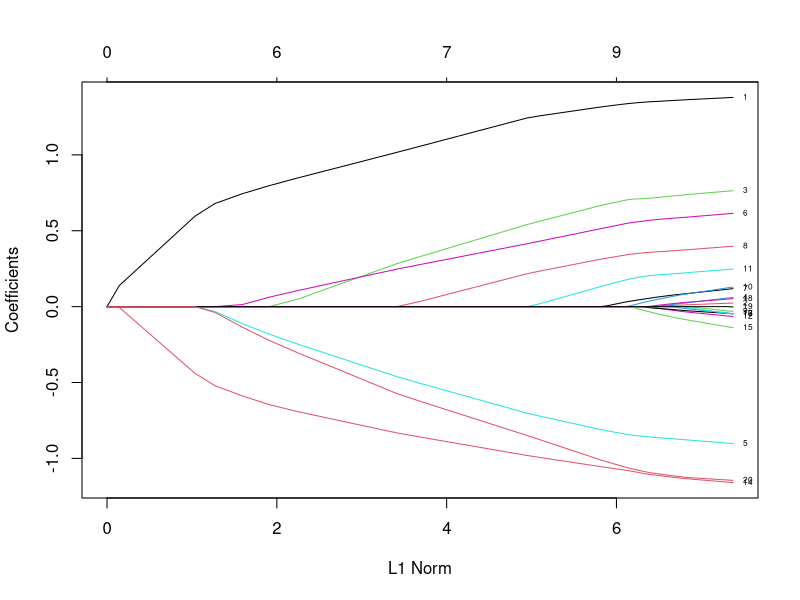
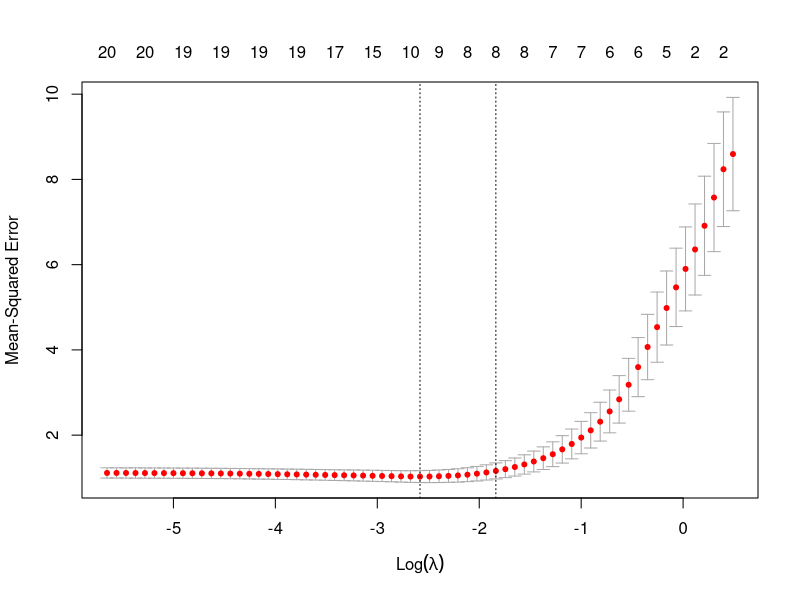
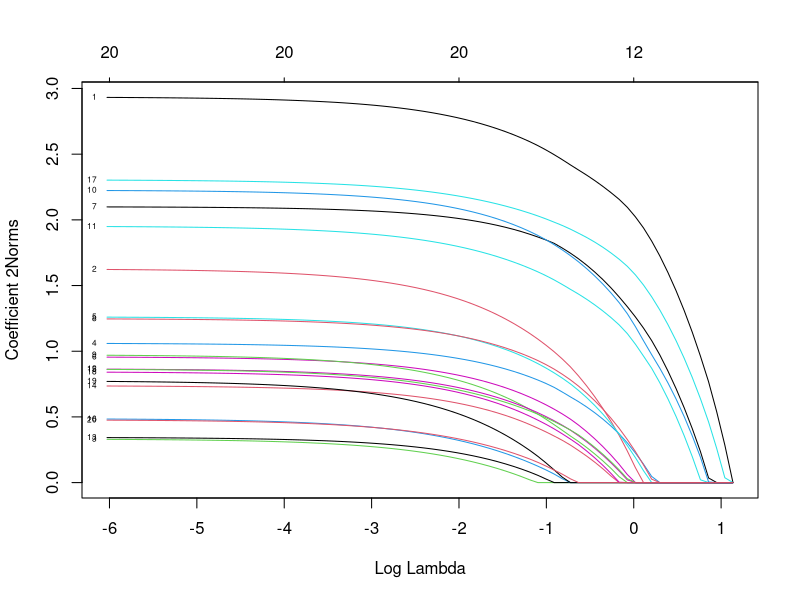
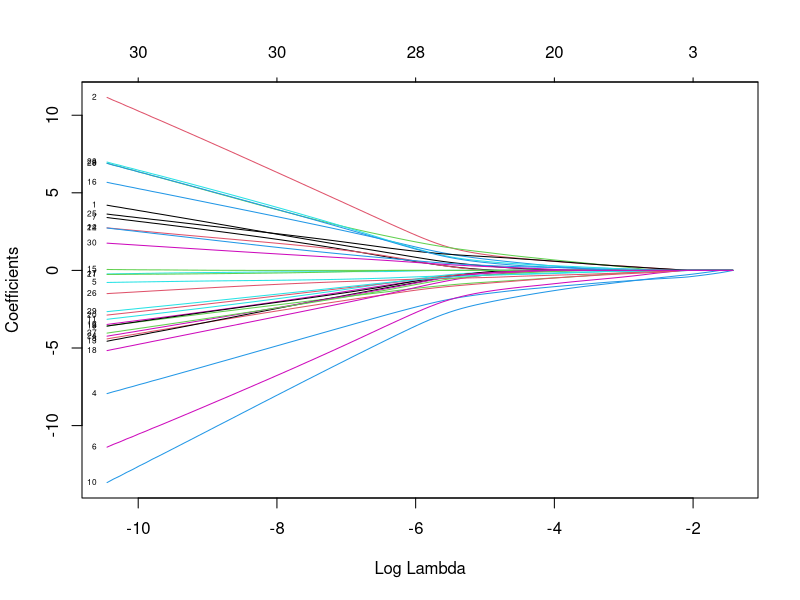
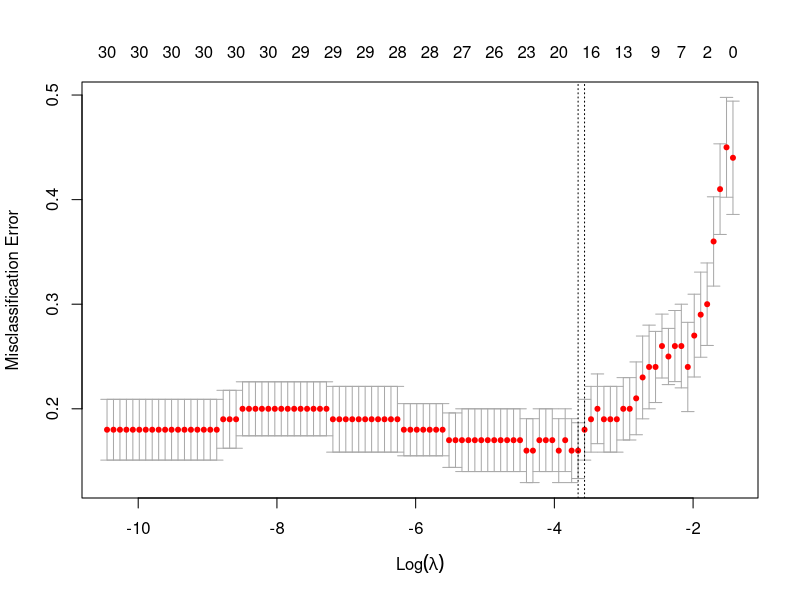
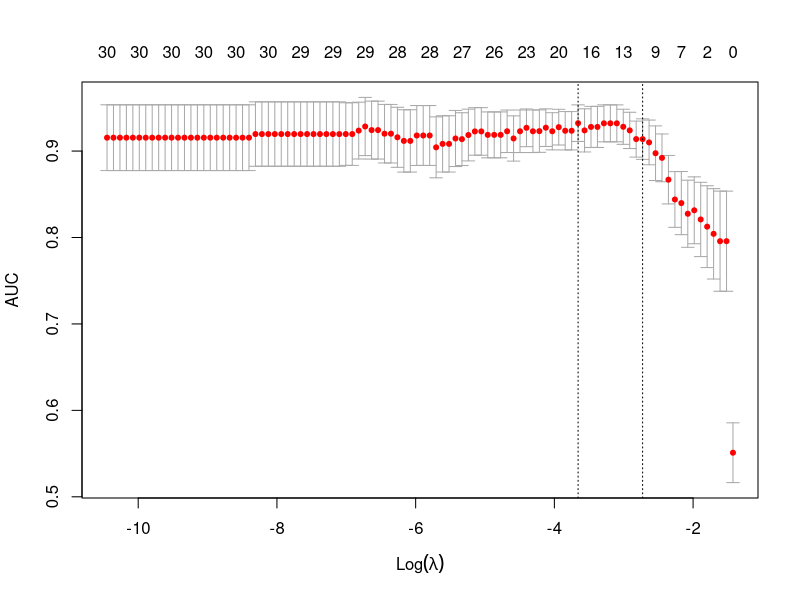
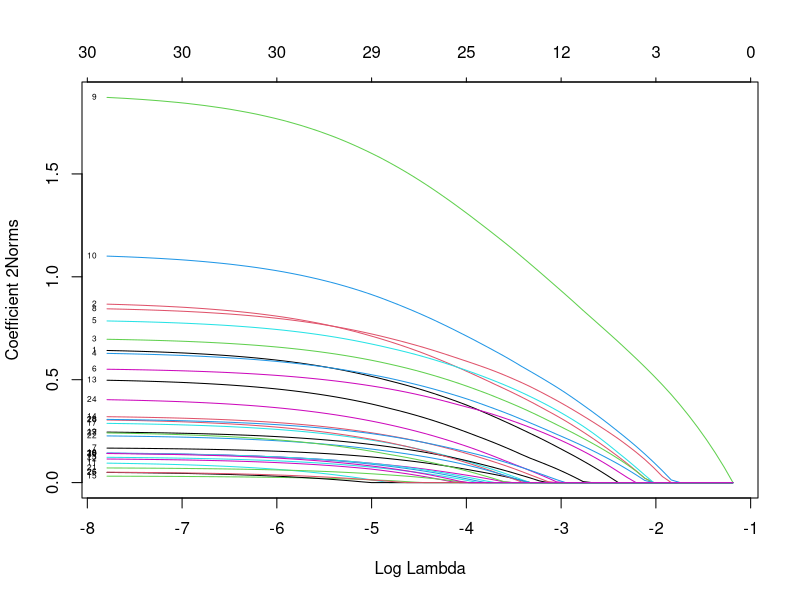
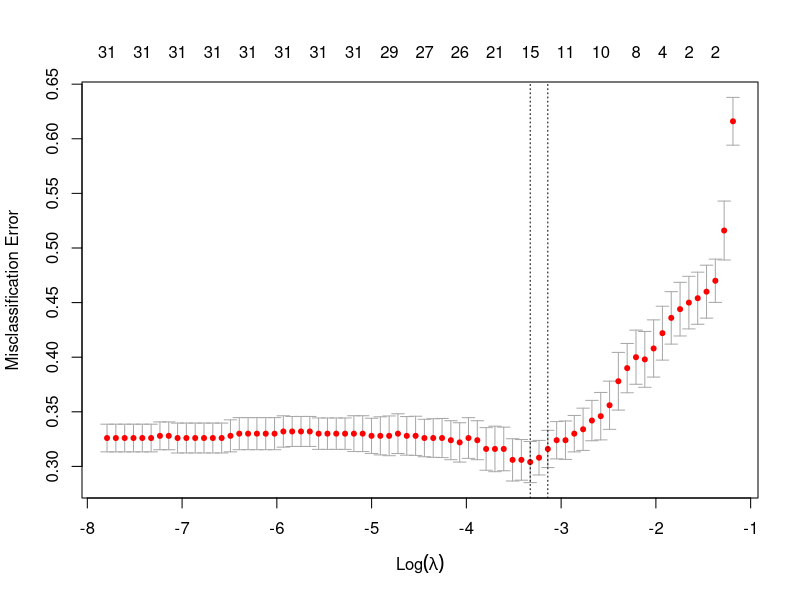

These charts were generated, in order, by the following R code:
## ---- chunk 1
knitr::opts_chunk$set(echo = TRUE, message=F, warning = F, fig.width = 7, fig.height = 7)
library(glmnet)
library(knitr)
## ---- chunk 2
data(QuickStartExample)
x <- QuickStartExample$x
y <- QuickStartExample$y
## ---- chunk 3
fit<-glmnet(x,y)
## ---- chunk 4
plot(fit, label=T)
## ---- chunk 5
print(fit)
## ---- chunk 6
coef(fit, s=0.2)
## ---- chunk 7
set.seed(123)
newX<-matrix(rnorm(10*20), ncol=20)
predict(fit, newx = newX, s=c(0.1,0.2))
## ---- chunk 8
cvfit<-cv.glmnet(x,y)
## ---- chunk 9
plot(cvfit)
## ---- chunk 10
coef(cvfit, s = "lambda.min")
## ---- chunk 11
data(MultiGaussianExample)
x <- MultiGaussianExample$x
y <- MultiGaussianExample$y
mfit <- glmnet(x, y, family = "mgaussian")
## ---- chunk 12
plot(mfit, xvar = "lambda", label = TRUE, type.coef = "2norm")
## ---- chunk 13
predict(mfit, newx = x[1:5,], s = c(0.1, 0.01))
## ---- chunk 14
data(BinomialExample)
x <- BinomialExample$x
y <- BinomialExample$y
## ---- chunk 15
kable(table(y))
## ---- chunk 16
fit <- glmnet(x, y, family = "binomial")
plot(fit, xvar="lambda", label=T)
## ---- chunk 17
predict(fit, newx = x[1:5,], type = "class", s = c(0.05, 0.01))
## ---- chunk 18
predict(fit, newx = x[1:5,], type = "response", s = c(0.05, 0.01))
## ---- chunk 19
predict(fit, newx = x[1:5,], type = "coefficients", s = c(0.05, 0.01))
## ---- chunk 20
cvfit <- cv.glmnet(x, y, family = "binomial", type.measure = "class")
plot(cvfit)
## ---- chunk 21
cvfit <- cv.glmnet(x, y, family = "binomial", type.measure = "auc")
plot(cvfit)
## ---- chunk 22
data(MultinomialExample)
x <- MultinomialExample$x
y <- MultinomialExample$y
## ---- chunk 23
kable(table(y))
## ---- chunk 24
fit <- glmnet(x, y, family = "multinomial", type.multinomial = "grouped")
plot(fit, xvar = "lambda", label = TRUE, type.coef = "2norm")
## ---- chunk 25
cvfit <- cv.glmnet(x, y, family = "multinomial", type.multinomial = "grouped", type.measure = "class")
plot(cvfit)
## ---- chunk 26
data(PoissonExample)
x <- PoissonExample$x
y <- PoissonExample$y
## ---- chunk 27
table(y)
## ---- chunk 28
fit <- glmnet(x, y, family = "poisson")
plot(fit)
## ---- chunk 29
predict(fit, newx = x[1:5,], type = "response", s = c(0.1,1))
## ---- chunk 30
glmnet.measures()
## ---- chunk 31
data(BinomialExample)
x <- BinomialExample$x
y <- BinomialExample$y
itrain <- 1:70
fit <- glmnet(x[itrain, ], y[itrain], family = "binomial", nlambda = 5)
assess.glmnet(fit, newx = x[-itrain, ], newy = y[-itrain])
## ---- chunk 32
roc.glmnet(fit, newx = x[-itrain, ], newy = y[-itrain])[[2]]
## ---- chunk 33
tb<-confusion.glmnet(fit, newx = x[-itrain, ], newy = y[-itrain])[[2]]
print(tb)
